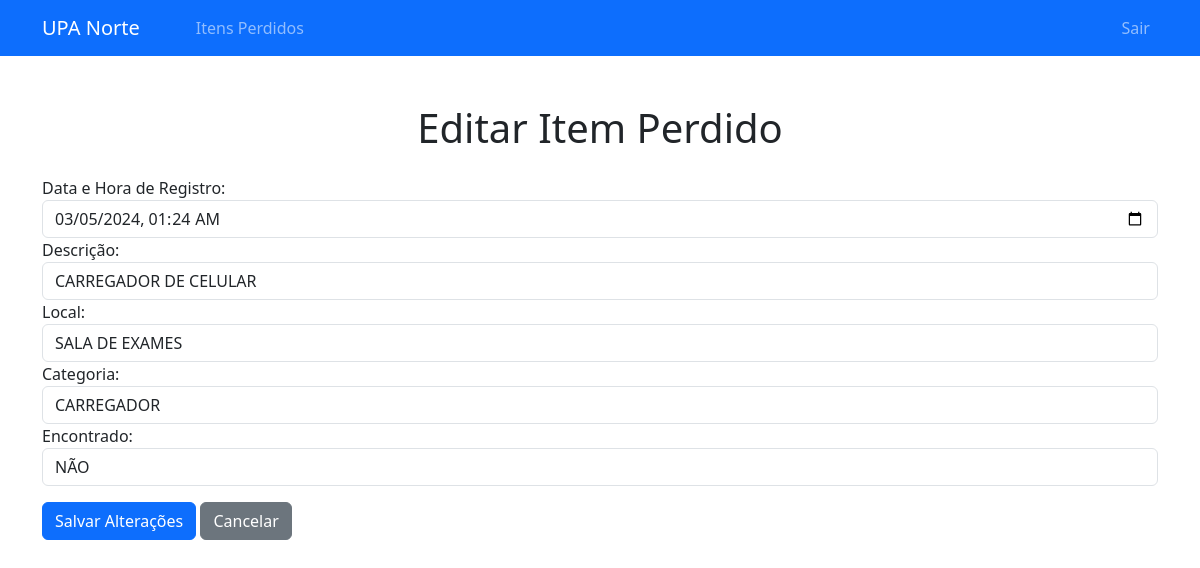
The page /itens_perdidos/editar_item_perdido/1 (signed in) on the database as committed earlier.
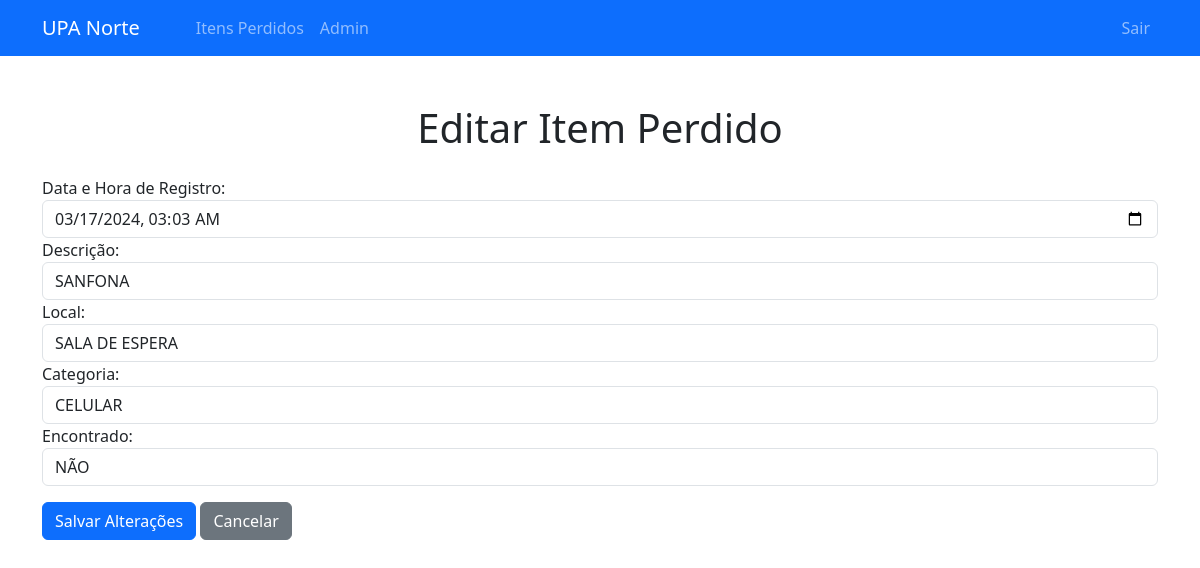
The same page on the database as committed later.
### app/models.py (models this page shows)
class ItemPerdido(db.Model):
    id = db.Column(db.Integer, primary_key=True)
    descricao = db.Column(db.String(200), nullable=False)
    local = db.Column(db.String(100), nullable=False)
    encontrado = db.Column(db.String(3), nullable=False)
    categoria = db.Column(db.String(200), nullable=False)  # Adicionando a coluna categoria
    data_registro = db.Column(db.DateTime, nullable=False)
    imagem = db.Column(db.String(200), nullable=False)  # Supondo que o caminho para a imagem será armazenado como uma string
    recebedor = db.Column(db.String(200), nullable=True)
    entregador = db.Column(db.String(200), nullable=True)
    data_devolucao = db.Column(db.DateTime, nullable=True)

### app/itens_perdidos/routes.py (the view, shortened to what this page needs)
@itens_perdidos_routes.route('/itens_perdidos/editar_item_perdido/<int:id>', methods=['GET', 'POST'])
def editar_item_perdido(id):
    item_perdido = ItemPerdido.query.get_or_404(id)
    return render_template('editar_item_perdido.html', item_perdido=item_perdido)

### app/itens_perdidos/routes.py (called while the page is built)
def is_authenticated():
    return session.get('authenticated', False)

@itens_perdidos_routes.before_request
def require_login():
    if not is_authenticated() and request.endpoint and not request.endpoint.startswith('user.login'):
        return redirect(url_for('user.login'))

### app/templates/editar_item_perdido.html (shortened to what this page needs)
<!DOCTYPE html>
<html lang="pt-BR">
<head>
    <link href="https://cdn.jsdelivr.net/npm/bootstrap@5.3.3/dist/css/bootstrap.min.css" rel="stylesheet">
</head>
<body>
    {% include 'navbar.html' %}
    <div class="container mt-5">
        <h1 class="text-center mb-4">Editar Item Perdido</h1>
        <form id="alterarForm" action="{{ url_for('itens_perdidos.editar_item_perdido', id=item_perdido.id) }}" method="POST" autocomplete="off">
            <div class="form-group">
                <label for="data_registro">Data e Hora de Registro:</label>
                <input type="datetime-local" id="data_registro" value="{{ item_perdido.data_registro }}" name="data_registro" class="form-control" required>
            </div>
            <div class="form-group">
                <label for="descricao">Descrição:</label>
                <input type="text" id="descricao" name="descricao" class="form-control" required value="{{ item_perdido.descricao }}" style="text-transform:uppercase">
            </div>
            <div class="form-group">
                <label for="local">Local:</label>
                <select id="local" name="local" class="form-control" required style="text-transform:uppercase">
                    <option value="{{ item_perdido.local }}">{{ item_perdido.local }}</option>
                </select>
            </div>
            <div class="form-group">
                <label for="categoria">Categoria:</label>
                <select id="categoria" name="categoria" class="form-control" required style="text-transform:uppercase">
                    <option value="{{ item_perdido.categoria }}">{{ item_perdido.categoria }}</option>
                </select>
            </div>
            <div class="form-group">
                <label for="encontrado">Encontrado:</label>
                <select id="encontrado" name="encontrado" class="form-control" required style="text-transform:uppercase">
                    <option value="Não">Não</option>
                </select>
            </div>
            <button type="submit" class="btn btn-primary mt-3">Salvar Alterações</button>
            <a href="{{ url_for('itens_perdidos.listar_itens_perdidos') }}" class="btn btn-secondary mt-3">Cancelar</a>
        </form>
    </div>
</body>
</html>

### app/templates/navbar.html (shortened to what this page needs)
<nav class="navbar navbar-expand-lg navbar-dark bg-primary">
        <div class="container">
            <a class="navbar-brand" href="{{ url_for('pacientes.index') }}">UPA Norte</a>
            <div class="collapse navbar-collapse" id="navbarNav">
                <ul class="navbar-nav me-auto">
                    <li class="nav-item">
                        <a class="nav-link" href="{{ url_for('pacientes.listar_pacientes') }}"></a>
                    </li>
                    <li class="nav-item">
                        <a class="nav-link" href="{{ url_for('pertences.listar_pertences') }}"></a>
                    </li>
                    <li class="nav-item">
                        <a class="nav-link" href="{{ url_for('itens_perdidos.listar_itens_perdidos') }}">Itens Perdidos</a>
                    </li>
                    <li class="nav-item">
                        {% if session.authenticated and session.role == "admin" %}
                            <a class="nav-link" href="{{ url_for('user.cadastrar_usuario') }}">Admin</a>
                        {% endif %}
                    </li>
                </ul>
                <ul class="navbar-nav ms-auto">
                    <li class="nav-item">
                        <a class="nav-link" href="{{ url_for('user.sair') }}">Sair</a>
                    </li>
                </ul>
            </div>
        </div>
</nav>

Rows that differ between the two databases and show on the page:
changed ItemPerdido: data_registro "03/05/2024 01:24" → "03/17/2024 03:03"; descricao "CARREGADOR DE CELULAR" → "SANFONA"; local "SALA DE EXAMES" → "SALA DE ESPERA"; categoria "CARREGADOR" → "CELULAR"
Other text that changed with them:
text now shown: "Admin"
